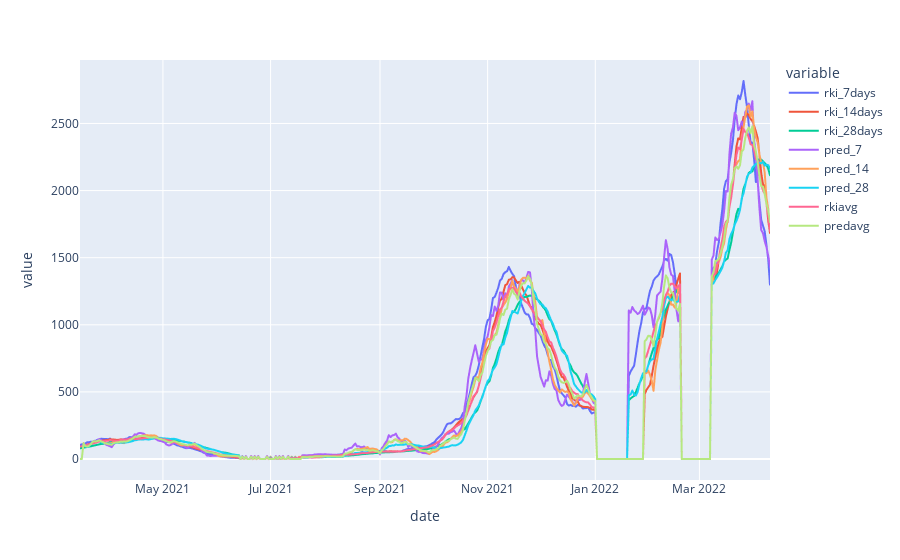

The notebook cell this image was saved under:
### Code cell
px.line(df_total.filter(regex="rki|pred").resample("1D").sum())

### Figure 1 — Plotly figure (JSON) as saved in the notebook; plotly's stock layout.template omitted (floating-point values rounded to 4 significant figures; data arrays with more than 128 entries replaced by an {"elided": "..."} marker saying what was removed)
{"data": [{"hovertemplate": "variable=rki_7days<br>date=%{x}<br>value=%{y}<extra></extra>", "legendgroup": "rki_7days", "line": {"color": "#636efa", "dash": "solid"}, "marker": {"symbol": "circle"}, "mode": "lines", "name": "rki_7days", "showlegend": true, "type": "scattergl", "x": {"elided": "392 str values"}, "xaxis": "x", "y": {"elided": "392 float values"}, "yaxis": "y"}, {"hovertemplate": "variable=rki_14days<br>date=%{x}<br>value=%{y}<extra></extra>", "legendgroup": "rki_14days", "line": {"color": "#EF553B", "dash": "solid"}, "marker": {"symbol": "circle"}, "mode": "lines", "name": "rki_14days", "showlegend": true, "type": "scattergl", "x": {"elided": "392 str values"}, "xaxis": "x", "y": {"elided": "392 float values"}, "yaxis": "y"}, {"hovertemplate": "variable=rki_28days<br>date=%{x}<br>value=%{y}<extra></extra>", "legendgroup": "rki_28days", "line": {"color": "#00cc96", "dash": "solid"}, "marker": {"symbol": "circle"}, "mode": "lines", "name": "rki_28days", "showlegend": true, "type": "scattergl", "x": {"elided": "392 str values"}, "xaxis": "x", "y": {"elided": "392 float values"}, "yaxis": "y"}, {"hovertemplate": "variable=pred_7<br>date=%{x}<br>value=%{y}<extra></extra>", "legendgroup": "pred_7", "line": {"color": "#ab63fa", "dash": "solid"}, "marker": {"symbol": "circle"}, "mode": "lines", "name": "pred_7", "showlegend": true, "type": "scattergl", "x": {"elided": "392 str values"}, "xaxis": "x", "y": {"elided": "392 float values"}, "yaxis": "y"}, {"hovertemplate": "variable=pred_14<br>date=%{x}<br>value=%{y}<extra></extra>", "legendgroup": "pred_14", "line": {"color": "#FFA15A", "dash": "solid"}, "marker": {"symbol": "circle"}, "mode": "lines", "name": "pred_14", "showlegend": true, "type": "scattergl", "x": {"elided": "392 str values"}, "xaxis": "x", "y": {"elided": "392 float values"}, "yaxis": "y"}, {"hovertemplate": "variable=pred_28<br>date=%{x}<br>value=%{y}<extra></extra>", "legendgroup": "pred_28", "line": {"color": "#19d3f3", "dash": "solid"}, "marker": {"symbol": "circle"}, "mode": "lines", "name": "pred_28", "showlegend": true, "type": "scattergl", "x": {"elided": "392 str values"}, "xaxis": "x", "y": {"elided": "392 float values"}, "yaxis": "y"}, {"hovertemplate": "variable=rkiavg<br>date=%{x}<br>value=%{y}<extra></extra>", "legendgroup": "rkiavg", "line": {"color": "#FF6692", "dash": "solid"}, "marker": {"symbol": "circle"}, "mode": "lines", "name": "rkiavg", "showlegend": true, "type": "scattergl", "x": {"elided": "392 str values"}, "xaxis": "x", "y": {"elided": "392 float values"}, "yaxis": "y"}, {"hovertemplate": "variable=predavg<br>date=%{x}<br>value=%{y}<extra></extra>", "legendgroup": "predavg", "line": {"color": "#B6E880", "dash": "solid"}, "marker": {"symbol": "circle"}, "mode": "lines", "name": "predavg", "showlegend": true, "type": "scattergl", "x": {"elided": "392 str values"}, "xaxis": "x", "y": {"elided": "392 float values"}, "yaxis": "y"}], "layout": {"legend": {"title": {"text": "variable"}, "tracegroupgap": 0}, "margin": {"t": 60}, "xaxis": {"anchor": "y", "domain": [0, 1], "title": {"text": "date"}}, "yaxis": {"anchor": "x", "domain": [0, 1], "title": {"text": "value"}}}}
